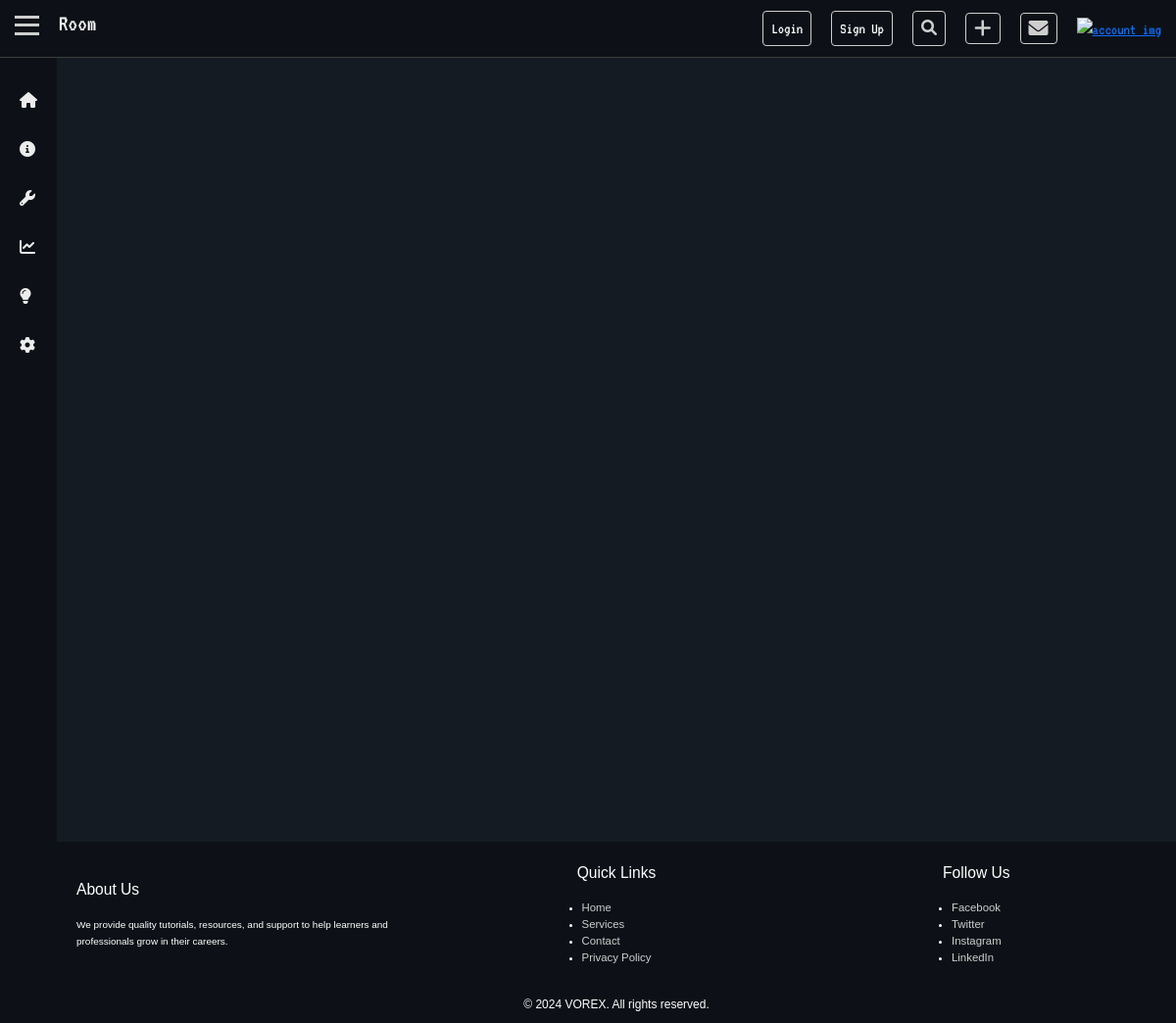
/Python/, run on an earlier commit of the app's database.
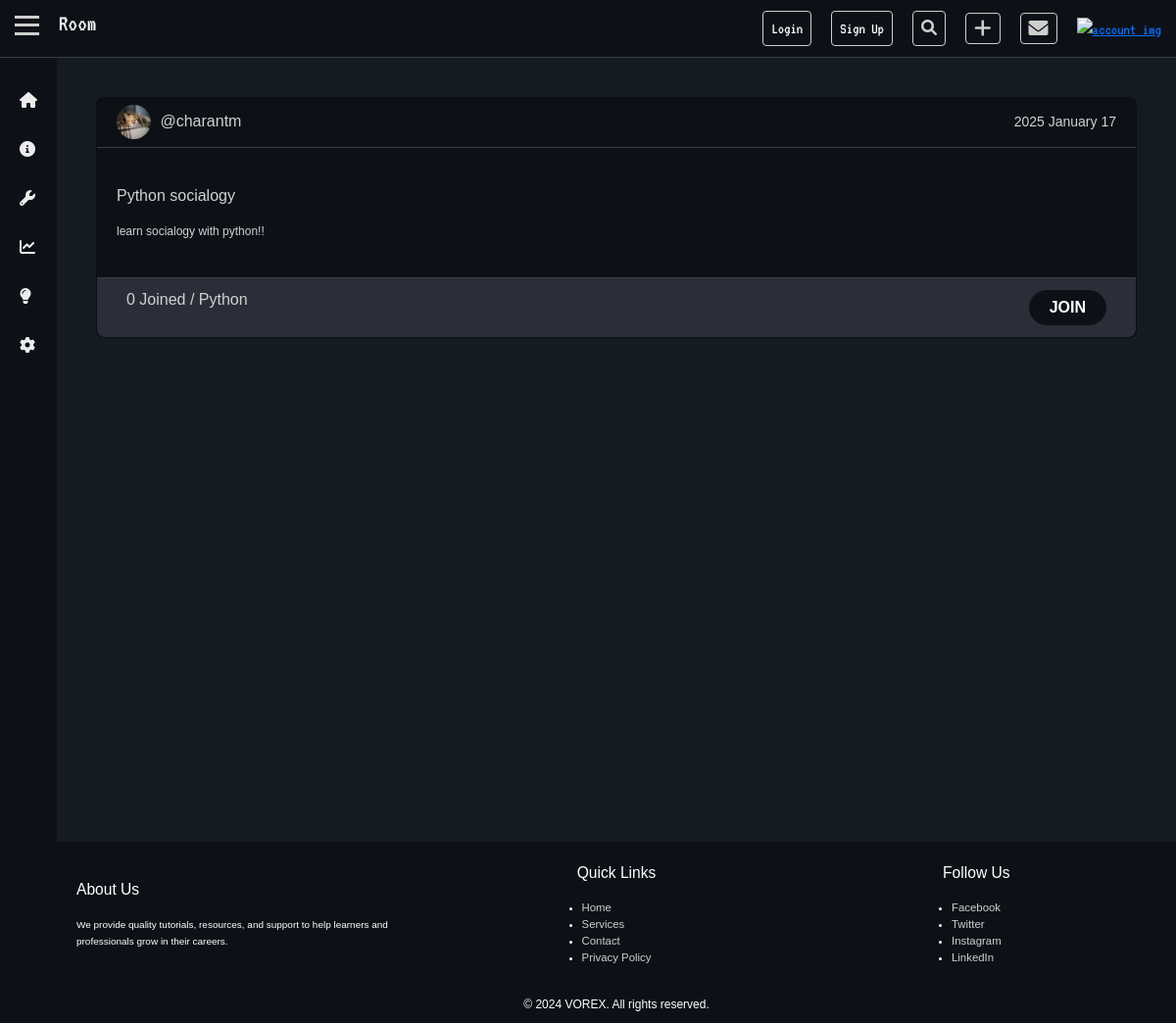
And on a later commit of the database.
### base/models.py (models this page shows, shortened)
class Room(models.Model):
    created_by = models.ForeignKey(User, on_delete=models.CASCADE,related_name="rooms",null=True)
    name = models.CharField(max_length=50)
    tags = models.ManyToManyField(Tag, related_name="rooms")
    description = models.TextField(blank=True, null=True)
    created_at = models.DateTimeField(auto_now_add=True)
    updated_at = models.DateTimeField(auto_now=True)
    is_private = models.BooleanField(default=False)
    members_count = models.ManyToManyField(User, related_name="member_count")
    def member_count(self):
        return self.members_count.count()

class Tag(models.Model):
    name = models.CharField(max_length=500, unique=True)

### base/views.py (the view)
# urls.py: path('<str:tag_name>/',views.tag, name='Tag'),
def tag(request, tag_name):
    tag = get_object_or_404(Tag, name=tag_name)
    room = Room.objects.filter(tags=tag)
    context = {'tag': tag,'rooms': room}
    return render(request, 'base/tags.html', context)

### base/templates/base/tags.html (shortened to what this page needs)
{% extends 'base.html' %} {% load static %}  {% block nav %}
<h4>Room</h4>
{% endblock %} {% block link %}
<link rel="stylesheet" href="{% static 'css/tags.css' %}" />
{% endblock %} {% block content %}
<div class="tag-rooms">
  <div class="row g-5">
    {% for room in rooms %}
    <div class="col-md-6 col-lg-12 col-md-12">
      <div class="card">
        <div class="card-top">
          <div class="card-top-left">
            <img
              src="{% static 'assets/2019_07_29_77135_1564383613._large.jpg' %}"
              alt=""
            />
            <a href="#">@{{room.created_by.username}}</a>
          </div>
          <small>{{room.created_at|date:"Y F j"}}</small>
        </div>
        <div class="card-mid">
          <a href="{% url 'Rooms' room.pk %}">{{room.name}}</a>
          <small>{{room.description}}</small>
        </div>
        <div class="card-bottom">
          <p>
            {{room.member_count}} Joined / {% for tag in room.tags.all %}
            <a href="{% url 'Tag' tag.name %}">{{ tag.name }}</a>
            {% endfor %}
          </p>
          <button><b>JOIN</b></button>
        </div>
      </div>
    </div>
    {% endfor %}
  </div>
</div>
{% endblock %}

What changed in the data, as far as the page shows it:
added Room: created_by.username "charantm", created_at "2025 January 17", name "Python socialogy", description "learn socialogy with python!!", member_count "0"
now on this page (row unchanged): Tag: name "Python"
